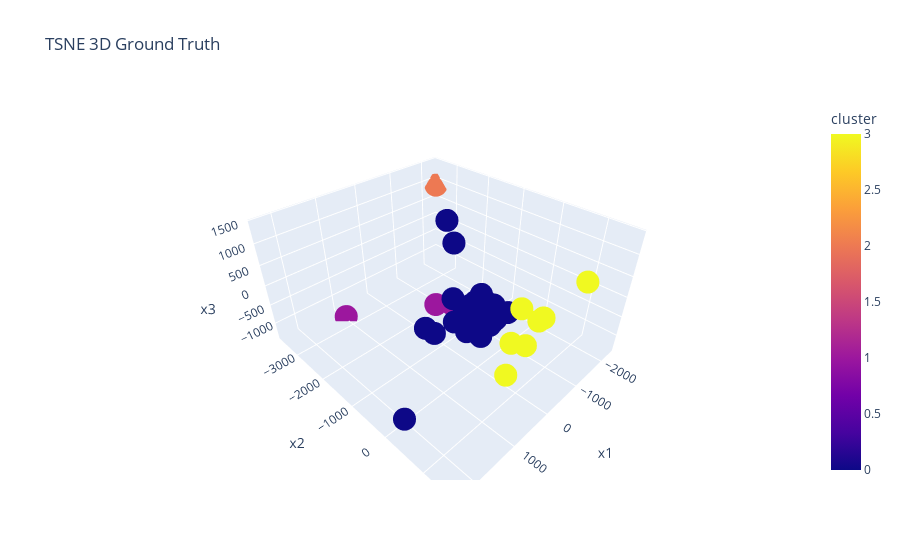

Write notebook code for a chart like this one.
### Code cell
fig = px.scatter_3d(dftsne_kmeans, x='x1', y='x2', z='x3', color=dftsne_kmeans['cluster'], 
                    title='TSNE 3D Ground Truth')
fig.show()
